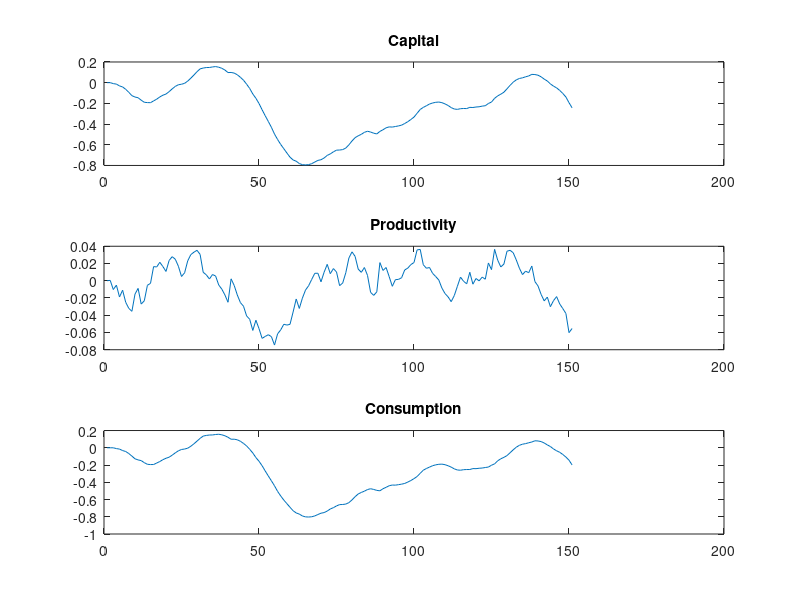

The MATLAB source for this figure: (Note: this script raises an error after producing the figure.)
% file that simulates the RBC model

% number of period
T = 150;
% parameters
rho = 0.95;
beta = .99;
delta=0.025;
chi	= 0.01;
sde  = 0.01;

% policy rule coefficients
ck = 1-delta; 
Sk = (1-chi);
Sc = (1+ck-Sk)/ck;
Tk = (rho-(1-chi)-ck*rho*beta)/(rho-(1-chi)-ck*Sc);
Tc = (1-Tk)/ck;

% matrix form of the policy rule
% x(t) = F*x(t-1) + G*e(t)
% x = [ k, a, c]';
F = [	Sk Tk*rho 	0;
		0	rho		0;
		Sc	Tc*rho	0];
G = [	Tk;	1;	Tc ];

% get shocks
e = randn(size(G,2),T)*sde;

% get the path of the variables
y_ = zeros(size(F,2),T+1);
for t = 2:(T+1)
	y_(:,t) = F*y_(:,t-1) + G*e(:,t-1);
end

% plot it
figure
subplot(3,1,1)
plot(y_(1,:))
title('Capital')
subplot(3,1,2)
plot(y_(2,:))
title('Productivity')
subplot(3,1,3)
plot(y_(3,:))
title('Consumption')


c_obs =  y_(3,:);

% y = H*x + v;
H = [0  0  1];

Q = 0.01; 
R = 0;
P = G*Q*G';         % Initial error covariance
x = zeros(3,1);     % Initial condition on the state
ye = zeros(length(c_obs),1);
ycov = zeros(length(c_obs),1); 

for t = 1:length(c_obs)
  % Measurement update
  Mn = P*H'/(H*P*H'+R);
  x = x + Mn*(c_obs(i)-H*x);   % x[n|n]
  P = (eye(3)-Mn*H)*P;      % P[n|n]

  ye(i) = H*x;
  errcov(i) = H*P*H';

  % Time update
  x = F*x + B*u(i);        % x[n+1|n]
  P = F*P*F' + B*Q*B';     % P[n+1|n]
end

RBC_kf = ss(F,G,[0  0  1],0,T,'inputname',{'e'},'outputname','c','StateName',{'k','a','c'});

[kalmf,L,P,M] = kalman(Plant,Q,R);
